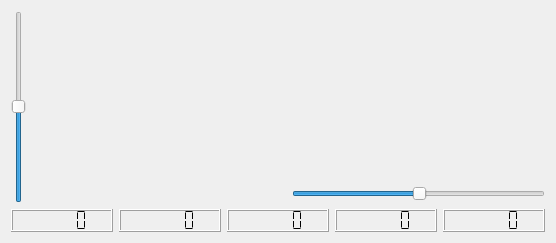
<?xml version="1.0" encoding="UTF-8"?>
<ui version="4.0">
 <class>scopeWidget</class>
 <widget class="QWidget" name="scopeWidget">
  <property name="geometry">
   <rect>
    <x>0</x>
    <y>0</y>
    <width>556</width>
    <height>243</height>
   </rect>
  </property>
  <property name="windowTitle">
   <string>Spectrum / Constellation</string>
  </property>
  <layout class="QVBoxLayout" name="verticalLayout_2">
   <item>
    <layout class="QHBoxLayout" name="horizontalLayout">
     <item>
      <widget class="QSlider" name="scopeAmplification">
       <property name="value">
        <number>50</number>
       </property>
       <property name="orientation">
        <enum>Qt::Vertical</enum>
       </property>
      </widget>
     </item>
     <item>
      <widget class="QwtPlot" name="dabScope">
       <property name="sizePolicy">
        <sizepolicy hsizetype="Expanding" vsizetype="Expanding">
         <horstretch>0</horstretch>
         <verstretch>0</verstretch>
        </sizepolicy>
       </property>
       <property name="maximumSize">
        <size>
         <width>16777215</width>
         <height>202</height>
        </size>
       </property>
       <property name="toolTip">
        <string>&lt;html&gt;&lt;head/&gt;&lt;body&gt;&lt;p&gt;Spectrumview. &lt;/p&gt;&lt;p&gt;The spectrum of the incoming signal is shown here.&lt;/p&gt;&lt;/body&gt;&lt;/html&gt; </string>
       </property>
      </widget>
     </item>
     <item>
      <layout class="QVBoxLayout" name="verticalLayout">
       <item>
        <widget class="QwtPlot" name="iqDisplay">
         <property name="sizePolicy">
          <sizepolicy hsizetype="Expanding" vsizetype="Expanding">
           <horstretch>0</horstretch>
           <verstretch>0</verstretch>
          </sizepolicy>
         </property>
         <property name="minimumSize">
          <size>
           <width>191</width>
           <height>0</height>
          </size>
         </property>
         <property name="maximumSize">
          <size>
           <width>16777215</width>
           <height>169</height>
          </size>
         </property>
         <property name="toolTip">
          <string>&lt;html&gt;&lt;head/&gt;&lt;body&gt;&lt;p&gt;Constellation diagram.&lt;/p&gt;&lt;/p&gt;The decoded symbols consist of a complex value, i.e. a value in a two dimensional space. Ideally, the diagram shows 4 dots, one in each quadrant. The number below the diagram (at left) shows - in dB - the deviation of the ideal position.&lt;/p&gt;&lt;&lt;/body&gt;&lt;/html&gt;</string>
         </property>
        </widget>
       </item>
       <item>
        <widget class="QSlider" name="scopeSlider">
         <property name="toolTip">
          <string>&lt;html&gt;&lt;head/&gt;&lt;body&gt;&lt;p&gt;Zoom in/out&lt;/p&gt;&lt;/body&gt;&lt;/html&gt;</string>
         </property>
         <property name="value">
          <number>50</number>
         </property>
         <property name="orientation">
          <enum>Qt::Horizontal</enum>
         </property>
        </widget>
       </item>
      </layout>
     </item>
    </layout>
   </item>
   <item>
    <layout class="QHBoxLayout" name="horizontalLayout_2">
     <item>
      <widget class="QLCDNumber" name="quality_display">
       <property name="font">
        <font>
         <weight>75</weight>
         <bold>true</bold>
        </font>
       </property>
       <property name="toolTip">
        <string>Quality indicator: the &quot;quality&quot; of the decoded signal is measured as Modulation Error Rate, using  the formula from section 6.9.2 of TR 101 290 Measurement guidelines for DVB.
An &quot;ideal&quot; (i.e. synthetic) signal reaches a value of over 20. Poor signals give values around 0</string>
       </property>
       <property name="segmentStyle">
        <enum>QLCDNumber::Flat</enum>
       </property>
      </widget>
     </item>
     <item>
      <widget class="QLCDNumber" name="clockError">
       <property name="font">
        <font>
         <weight>75</weight>
         <bold>true</bold>
        </font>
       </property>
       <property name="toolTip">
        <string>clock offset. The value indicates the number of samples too many or too few for 10 DAB frames (which is about 1 second).</string>
       </property>
       <property name="segmentStyle">
        <enum>QLCDNumber::Flat</enum>
       </property>
      </widget>
     </item>
     <item>
      <widget class="QLCDNumber" name="timeOffsetDisplay">
       <property name="font">
        <font>
         <weight>75</weight>
         <bold>true</bold>
        </font>
       </property>
       <property name="toolTip">
        <string>&lt;html&gt;&lt;head/&gt;&lt;body&gt;&lt;p&gt;time offset, an indication of the time offset of the samples&lt;/p&gt;&lt;/body&gt;&lt;/html&gt;</string>
       </property>
       <property name="segmentStyle">
        <enum>QLCDNumber::Flat</enum>
       </property>
      </widget>
     </item>
     <item>
      <widget class="QLCDNumber" name="scoOffsetDisplay">
       <property name="font">
        <font>
         <weight>75</weight>
         <bold>true</bold>
        </font>
       </property>
       <property name="toolTip">
        <string>&lt;html&gt;&lt;head/&gt;&lt;body&gt;&lt;p&gt;Sample clock offset. &lt;/p&gt;&lt;/body&gt;&lt;/html&gt;</string>
       </property>
       <property name="segmentStyle">
        <enum>QLCDNumber::Flat</enum>
       </property>
      </widget>
     </item>
     <item>
      <widget class="QLCDNumber" name="frequencyOffsetDisplay">
       <property name="font">
        <font>
         <weight>75</weight>
         <bold>true</bold>
        </font>
       </property>
       <property name="toolTip">
        <string>&lt;html&gt;&lt;head/&gt;&lt;body&gt;&lt;p&gt;Frequeny offset, the computed frequency error, after applying the estimated frequency correction.&lt;/p&gt;&lt;/body&gt;&lt;/html&gt;</string>
       </property>
       <property name="segmentStyle">
        <enum>QLCDNumber::Flat</enum>
       </property>
      </widget>
     </item>
    </layout>
   </item>
  </layout>
 </widget>
 <customwidgets>
  <customwidget>
   <class>QwtPlot</class>
   <extends>QFrame</extends>
   <header>qwt_plot.h</header>
   <container>1</container>
  </customwidget>
 </customwidgets>
 <resources/>
 <connections/>
</ui>
